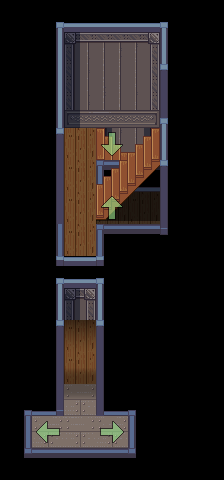

Below is a game level as drawn by its tile map, then a one-line description and the .tmx file that defines it, in full:
An orthogonal 7x15 tile map with 32x32 px tiles, 5 tile layers (bg, ground shadows & details, mid, shadows, ...), 1 hidden layer not drawn, 6 tilesets and 13 objects (floor-up, floor-down, to-engine-room, to-bridge).

<map version="1.11" tiledversion="1.11.2" orientation="orthogonal" renderorder="right-down" width="7" height="15" tilewidth="32" tileheight="32" infinite="0" nextlayerid="10" nextobjectid="90">
 <tileset firstgid="1" source="../../Assorted_LPC/lpc-walls/walls.tsx" />
 <tileset firstgid="6145" source="../../Assorted_LPC/lpc-floors/floors.tsx" />
 <tileset firstgid="8193" source="../../[A]LightShadow_pipo.tsx" />
 <tileset firstgid="8281" source="../../custom_tilesets/[Lightship]Whaleship.tsx" />
 <tileset firstgid="12691" source="../../Assorted_LPC/wooden_stairs/[LPC]WoodenStairs.tsx" />
 <tileset firstgid="14287" source="../../custom_tilesets/[A]BouncingArrows.tsx" />
 <layer id="1" name="bg" width="7" height="15">
  <data encoding="csv">
8433,8479,8482,8482,8482,8478,8445,
8433,8434,8309,8306,8307,8432,8445,
8433,8434,8358,8355,8356,8290,8445,
8433,8434,8407,8404,8405,8436,8445,
8433,8339,8315,8777,8778,8436,8445,
8433,8438,8315,8391,8392,8298,8445,
8433,8438,8315,8373,8373,8444,8445,
8433,8446,8315,8395,8396,8441,8433,
8433,8285,8315,8286,8433,8433,8433,
8433,8434,8315,8432,8433,8433,8433,
8433,8339,8315,8290,8433,8433,8433,
8433,8438,8315,8436,8433,8433,8433,
8491,8390,7353,8439,8490,8433,8433,
8446,7353,7385,7353,8444,8433,8433,
8442,8396,8396,8396,8441,8433,8433
</data>
 </layer>
 <layer id="4" name="ground shadows &amp; details" width="7" height="15">
  <data encoding="csv">
0,0,0,0,0,0,0,
0,0,0,0,0,0,0,
0,0,0,0,0,0,0,
0,0,0,0,0,0,0,
0,0,0,8583,8584,0,0,
0,0,0,8632,8633,0,0,
0,0,0,8681,8682,0,0,
0,0,0,0,0,0,0,
0,0,0,0,0,0,0,
0,0,0,0,0,0,0,
0,0,0,0,0,0,0,
0,0,8239,0,0,0,0,
0,0,8223,0,0,0,0,
0,0,0,0,0,0,0,
0,0,0,0,0,0,0
</data>
 </layer>
 <layer id="6" name="mid" width="7" height="15">
  <properties>
   <property name="z" type="int" value="0" />
  </properties>
  <data encoding="csv">
0,0,0,0,0,0,0,
0,0,0,0,0,0,0,
0,0,0,0,0,0,0,
0,0,0,0,0,0,0,
0,0,0,0,0,0,0,
0,0,0,0,0,0,0,
0,0,0,0,0,0,0,
0,0,0,0,0,0,0,
0,0,0,0,0,0,0,
0,0,0,0,0,0,0,
0,0,0,0,0,0,0,
0,0,0,0,0,0,0,
0,0,0,0,0,0,0,
0,0,0,0,0,0,0,
0,0,0,0,0,0,0
</data>
 </layer>
 <layer id="7" name="shadows" width="7" height="15">
  <properties>
   <property name="z" type="int" value="0" />
  </properties>
  <data encoding="csv">
0,0,0,0,0,0,0,
0,0,0,0,0,0,0,
0,0,0,0,0,0,0,
0,0,0,0,0,0,0,
0,0,0,0,0,0,0,
0,0,0,0,0,0,0,
0,0,0,0,0,0,0,
0,0,0,0,0,0,0,
0,0,0,0,0,0,0,
0,0,0,0,0,0,0,
0,0,0,0,0,0,0,
0,0,0,0,0,0,0,
0,0,0,0,0,0,0,
0,0,0,0,0,0,0,
0,0,0,0,0,0,0
</data>
 </layer>
 <layer id="5" name="foreground" width="7" height="15">
  <properties>
   <property name="z" type="int" value="3" />
  </properties>
  <data encoding="csv">
0,0,0,0,0,0,0,
0,0,0,0,0,0,0,
0,0,0,0,0,0,0,
0,0,0,0,0,8531,0,
0,0,0,14297,0,8432,0,
0,0,0,0,0,8290,0,
0,0,0,14302,0,8436,0,
0,0,0,0,0,8338,0,
0,0,8380,0,0,0,0,
0,0,8312,0,0,0,0,
0,0,8206,0,0,0,0,
0,0,0,0,0,0,0,
0,0,0,0,0,0,0,
0,14292,0,14287,0,0,0,
0,0,0,0,0,0,0
</data>
 </layer>
 <objectgroup id="9" name="Object Layer 1">
  <object id="38" name="floor-up" x="112" y="192" width="32" height="32">
   <properties>
    <property name="dest" value="vehicle-whaleship-f3" />
    <property name="destDir" value="r" />
    <property name="destPoint" value="floor-down" />
   </properties>
  </object>
  <object id="27" name="floor-down" x="112" y="128" width="32" height="32">
   <properties>
    <property name="dest" value="vehicle-whaleship-f1" />
    <property name="destDir" value="r" />
    <property name="destPoint" value="floor-up" />
   </properties>
  </object>
  <object id="42" x="0" y="448" width="160" height="32">
   <properties>
    <property name="collision" type="bool" value="true" />
   </properties>
  </object>
  <object id="63" name="to-engine-room" x="120" y="416" width="32" height="32">
   <properties>
    <property name="dest" value="whaleship-engine-room" />
    <property name="destDir" value="r" />
    <property name="destPoint" value="exit-w" />
   </properties>
  </object>
  <object id="66" x="160" y="128" width="32" height="96">
   <properties>
    <property name="collision" type="bool" value="true" />
   </properties>
  </object>
  <object id="68" x="0" y="128" width="64" height="288">
   <properties>
    <property name="collision" type="bool" value="true" />
   </properties>
  </object>
  <object id="69" x="32" y="96" width="160" height="32">
   <properties>
    <property name="collision" type="bool" value="true" />
   </properties>
  </object>
  <object id="83" name="to-bridge" x="8" y="416" width="32" height="32">
   <properties>
    <property name="dest" value="whaleship-bridge" />
    <property name="destPoint" value="exit-e" />
    <property name="landDir" value="r" />
   </properties>
  </object>
  <object id="85" x="96" y="224" width="96" height="64">
   <properties>
    <property name="collision" type="bool" value="true" />
   </properties>
  </object>
  <object id="86" x="96" y="288" width="64" height="128">
   <properties>
    <property name="collision" type="bool" value="true" />
   </properties>
  </object>
  <object id="87" x="96" y="160" width="64" height="32">
   <properties>
    <property name="collision" type="bool" value="true" />
   </properties>
  </object>
  <object id="88" x="152" y="416" width="32" height="32">
   <properties>
    <property name="collision" type="bool" value="true" />
   </properties>
  </object>
  <object id="89" x="0" y="416" width="8" height="32">
   <properties>
    <property name="collision" type="bool" value="true" />
   </properties>
  </object>
 </objectgroup>
 <imagelayer id="2" name="ref" visible="0" opacity="0.5" offsetx="-448" offsety="96">
  <image source="../../vtt-maps/whaleship-blank-f2.webp" width="1568" height="384" />
 </imagelayer>
</map>
